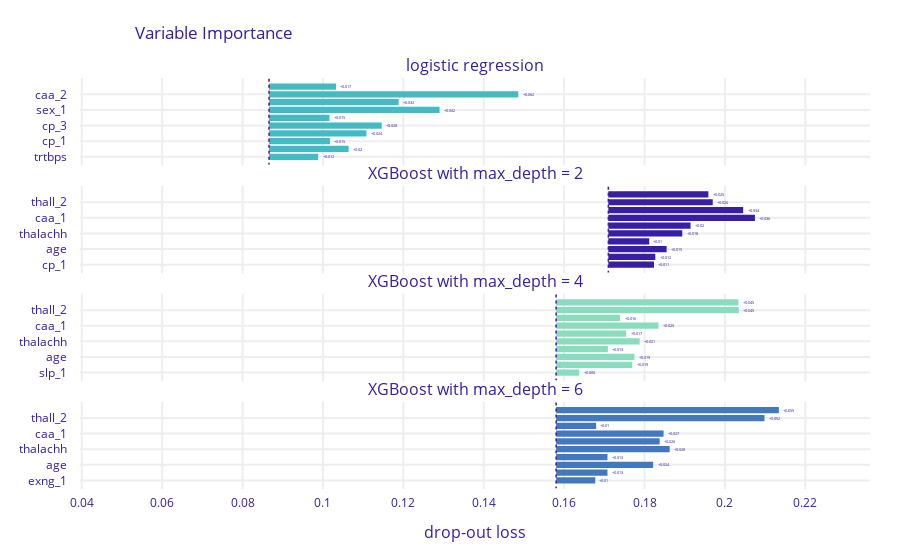

Source (notebook cell):
### Code cell
pvi_4.plot([pvi_3, pvi, pvi_2], show=False)

### Figure 1 — Plotly figure (JSON) as saved in the notebook; plotly's stock layout.template omitted (floating-point values rounded to 4 significant figures)
{"data": [{"base": 0.08658, "hoverinfo": "text", "hoverlabel": {"bgcolor": "rgba(0, 0, 0, 0.8)"}, "hovertext": ["Model: logistic regression loss after<br>variable: oldpeak is permuted: 0.103<br>Drop-out loss change: +0.017", "Model: logistic regression loss after<br>variable: caa_2 is permuted: 0.149<br>Drop-out loss change: +0.062", "Model: logistic regression loss after<br>variable: caa_1 is permuted: 0.119<br>Drop-out loss change: +0.032", "Model: logistic regression loss after<br>variable: sex_1 is permuted: 0.129<br>Drop-out loss change: +0.042", "Model: logistic regression loss after<br>variable: thalachh is permuted: 0.102<br>Drop-out loss change: +0.015", "Model: logistic regression loss after<br>variable: cp_3 is permuted: 0.115<br>Drop-out loss change: +0.028", "Model: logistic regression loss after<br>variable: cp_2 is permuted: 0.111<br>Drop-out loss change: +0.024", "Model: logistic regression loss after<br>variable: cp_1 is permuted: 0.102<br>Drop-out loss change: +0.015", "Model: logistic regression loss after<br>variable: caa_3 is permuted: 0.106<br>Drop-out loss change: +0.02", "Model: logistic regression loss after<br>variable: trtbps is permuted: 0.099<br>Drop-out loss change: +0.012"], "marker": {"color": "#46bac2"}, "orientation": "h", "showlegend": false, "text": ["+0.017", "+0.062", "+0.032", "+0.042", "+0.015", "+0.028", "+0.024", "+0.015", "+0.02", "+0.012"], "textposition": "outside", "type": "bar", "x": [0.01667, 0.06201, 0.03225, 0.04242, 0.01504, 0.02803, 0.02424, 0.01515, 0.01981, 0.01223], "xaxis": "x", "y": ["oldpeak", "caa_2", "caa_1", "sex_1", "thalachh", "cp_3", "cp_2", "cp_1", "caa_3", "trtbps"], "yaxis": "y"}, {"base": 0.171, "hoverinfo": "text", "hoverlabel": {"bgcolor": "rgba(0, 0, 0, 0.8)"}, "hovertext": ["Model: XGBoost with max_depth = 2 loss after<br>variable: oldpeak is permuted: 0.196<br>Drop-out loss change: +0.025", "Model: XGBoost with max_depth = 2 loss after<br>variable: thall_2 is permuted: 0.197<br>Drop-out loss change: +0.026", "Model: XGBoost with max_depth = 2 loss after<br>variable: caa_2 is permuted: 0.205<br>Drop-out loss change: +0.034", "Model: XGBoost with max_depth = 2 loss after<br>variable: caa_1 is permuted: 0.207<br>Drop-out loss change: +0.036", "Model: XGBoost with max_depth = 2 loss after<br>variable: sex_1 is permuted: 0.191<br>Drop-out loss change: +0.02", "Model: XGBoost with max_depth = 2 loss after<br>variable: thalachh is permuted: 0.189<br>Drop-out loss change: +0.018", "Model: XGBoost with max_depth = 2 loss after<br>variable: cp_3 is permuted: 0.181<br>Drop-out loss change: +0.01", "Model: XGBoost with max_depth = 2 loss after<br>variable: age is permuted: 0.185<br>Drop-out loss change: +0.015", "Model: XGBoost with max_depth = 2 loss after<br>variable: cp_2 is permuted: 0.183<br>Drop-out loss change: +0.012", "Model: XGBoost with max_depth = 2 loss after<br>variable: cp_1 is permuted: 0.182<br>Drop-out loss change: +0.011"], "marker": {"color": "#371ea3"}, "orientation": "h", "showlegend": false, "text": ["+0.025", "+0.026", "+0.034", "+0.036", "+0.02", "+0.018", "+0.01", "+0.015", "+0.012", "+0.011"], "textposition": "outside", "type": "bar", "x": [0.02489, 0.02597, 0.03355, 0.03647, 0.02045, 0.0184, 0.01017, 0.0145, 0.01169, 0.01136], "xaxis": "x2", "y": ["oldpeak", "thall_2", "caa_2", "caa_1", "sex_1", "thalachh", "cp_3", "age", "cp_2", "cp_1"], "yaxis": "y2"}, {"base": 0.158, "hoverinfo": "text", "hoverlabel": {"bgcolor": "rgba(0, 0, 0, 0.8)"}, "hovertext": ["Model: XGBoost with max_depth = 4 loss after<br>variable: oldpeak is permuted: 0.203<br>Drop-out loss change: +0.045", "Model: XGBoost with max_depth = 4 loss after<br>variable: thall_2 is permuted: 0.203<br>Drop-out loss change: +0.045", "Model: XGBoost with max_depth = 4 loss after<br>variable: caa_2 is permuted: 0.174<br>Drop-out loss change: +0.016", "Model: XGBoost with max_depth = 4 loss after<br>variable: caa_1 is permuted: 0.183<br>Drop-out loss change: +0.025", "Model: XGBoost with max_depth = 4 loss after<br>variable: sex_1 is permuted: 0.175<br>Drop-out loss change: +0.017", "Model: XGBoost with max_depth = 4 loss after<br>variable: thalachh is permuted: 0.179<br>Drop-out loss change: +0.021", "Model: XGBoost with max_depth = 4 loss after<br>variable: cp_3 is permuted: 0.171<br>Drop-out loss change: +0.013", "Model: XGBoost with max_depth = 4 loss after<br>variable: age is permuted: 0.177<br>Drop-out loss change: +0.019", "Model: XGBoost with max_depth = 4 loss after<br>variable: cp_2 is permuted: 0.177<br>Drop-out loss change: +0.019", "Model: XGBoost with max_depth = 4 loss after<br>variable: slp_1 is permuted: 0.164<br>Drop-out loss change: +0.006"], "marker": {"color": "#8bdcbe"}, "orientation": "h", "showlegend": false, "text": ["+0.045", "+0.045", "+0.016", "+0.025", "+0.017", "+0.021", "+0.013", "+0.019", "+0.019", "+0.006"], "textposition": "outside", "type": "bar", "x": [0.04535, 0.04545, 0.01591, 0.02543, 0.01742, 0.02078, 0.01288, 0.01948, 0.01894, 0.005736], "xaxis": "x3", "y": ["oldpeak", "thall_2", "caa_2", "caa_1", "sex_1", "thalachh", "cp_3", "age", "cp_2", "slp_1"], "yaxis": "y3"}, {"base": 0.158, "hoverinfo": "text", "hoverlabel": {"bgcolor": "rgba(0, 0, 0, 0.8)"}, "hovertext": ["Model: XGBoost with max_depth = 6 loss after<br>variable: oldpeak is permuted: 0.213<br>Drop-out loss change: +0.055", "Model: XGBoost with max_depth = 6 loss after<br>variable: thall_2 is permuted: 0.21<br>Drop-out loss change: +0.052", "Model: XGBoost with max_depth = 6 loss after<br>variable: caa_2 is permuted: 0.168<br>Drop-out loss change: +0.01", "Model: XGBoost with max_depth = 6 loss after<br>variable: caa_1 is permuted: 0.185<br>Drop-out loss change: +0.027", "Model: XGBoost with max_depth = 6 loss after<br>variable: sex_1 is permuted: 0.184<br>Drop-out loss change: +0.026", "Model: XGBoost with max_depth = 6 loss after<br>variable: thalachh is permuted: 0.186<br>Drop-out loss change: +0.028", "Model: XGBoost with max_depth = 6 loss after<br>variable: cp_3 is permuted: 0.171<br>Drop-out loss change: +0.013", "Model: XGBoost with max_depth = 6 loss after<br>variable: age is permuted: 0.182<br>Drop-out loss change: +0.024", "Model: XGBoost with max_depth = 6 loss after<br>variable: slp_1 is permuted: 0.171<br>Drop-out loss change: +0.013", "Model: XGBoost with max_depth = 6 loss after<br>variable: exng_1 is permuted: 0.168<br>Drop-out loss change: +0.01"], "marker": {"color": "#4378bf"}, "orientation": "h", "showlegend": false, "text": ["+0.055", "+0.052", "+0.01", "+0.027", "+0.026", "+0.028", "+0.013", "+0.024", "+0.013", "+0.01"], "textposition": "outside", "type": "bar", "x": [0.05541, 0.05184, 0.009957, 0.02673, 0.02576, 0.02825, 0.01277, 0.02413, 0.01277, 0.00974], "xaxis": "x4", "y": ["oldpeak", "thall_2", "caa_2", "caa_1", "sex_1", "thalachh", "cp_3", "age", "slp_1", "exng_1"], "yaxis": "y4"}], "layout": {"annotations": [{"font": {"size": 16}, "showarrow": false, "text": "logistic regression", "x": 0.5, "xanchor": "center", "xref": "paper", "y": 1, "yanchor": "bottom", "yref": "paper"}, {"font": {"size": 16}, "showarrow": false, "text": "XGBoost with max_depth = 2", "x": 0.5, "xanchor": "center", "xref": "paper", "y": 0.7375, "yanchor": "bottom", "yref": "paper"}, {"font": {"size": 16}, "showarrow": false, "text": "XGBoost with max_depth = 4", "x": 0.5, "xanchor": "center", "xref": "paper", "y": 0.475, "yanchor": "bottom", "yref": "paper"}, {"font": {"size": 16}, "showarrow": false, "text": "XGBoost with max_depth = 6", "x": 0.5, "xanchor": "center", "xref": "paper", "y": 0.2125, "yanchor": "bottom", "yref": "paper"}, {"font": {"size": 16}, "showarrow": false, "text": "drop-out loss", "x": 0.5, "xanchor": "center", "xref": "paper", "y": 0, "yanchor": "top", "yref": "paper", "yshift": -30}], "autosize": true, "font": {"color": "#371ea3"}, "margin": {"b": 71, "r": 30, "t": 78}, "shapes": [{"line": {"color": "#371ea3", "dash": "dot", "width": 1.5}, "type": "line", "x0": 0.08658, "x1": 0.08658, "xref": "x", "y0": -1, "y1": 10, "yref": "y"}, {"line": {"color": "#371ea3", "dash": "dot", "width": 1.5}, "type": "line", "x0": 0.171, "x1": 0.171, "xref": "x2", "y0": -1, "y1": 10, "yref": "y2"}, {"line": {"color": "#371ea3", "dash": "dot", "width": 1.5}, "type": "line", "x0": 0.158, "x1": 0.158, "xref": "x3", "y0": -1, "y1": 10, "yref": "y3"}, {"line": {"color": "#371ea3", "dash": "dot", "width": 1.5}, "type": "line", "x0": 0.158, "x1": 0.158, "xref": "x4", "y0": -1, "y1": 10, "yref": "y4"}], "title": {"text": "Variable Importance", "x": 0.15}, "xaxis": {"anchor": "y", "automargin": true, "domain": [0, 1], "fixedrange": true, "gridwidth": 2, "matches": "x4", "range": [0.03955, 0.2361], "showticklabels": false, "tickcolor": "white", "ticklen": 3, "ticks": "outside", "type": "linear", "zeroline": false}, "xaxis2": {"anchor": "y2", "automargin": true, "domain": [0, 1], "fixedrange": true, "gridwidth": 2, "matches": "x4", "range": [0.03955, 0.2361], "showticklabels": false, "tickcolor": "white", "ticklen": 3, "ticks": "outside", "type": "linear", "zeroline": false}, "xaxis3": {"anchor": "y3", "automargin": true, "domain": [0, 1], "fixedrange": true, "gridwidth": 2, "matches": "x4", "range": [0.03955, 0.2361], "showticklabels": false, "tickcolor": "white", "ticklen": 3, "ticks": "outside", "type": "linear", "zeroline": false}, "xaxis4": {"anchor": "y4", "automargin": true, "domain": [0, 1], "fixedrange": true, "gridwidth": 2, "range": [0.03955, 0.2361], "tickcolor": "white", "ticklen": 3, "ticks": "outside", "type": "linear", "zeroline": false}, "yaxis": {"anchor": "x", "automargin": true, "autorange": true, "domain": [0.7875, 1], "fixedrange": true, "gridwidth": 2, "range": [10.03, -1.034], "tickcolor": "white", "ticklen": 10, "ticks": "outside", "type": "category"}, "yaxis2": {"anchor": "x2", "automargin": true, "autorange": true, "domain": [0.525, 0.7375], "fixedrange": true, "gridwidth": 2, "range": [10.03, -1.034], "tickcolor": "white", "ticklen": 10, "ticks": "outside", "type": "category"}, "yaxis3": {"anchor": "x3", "automargin": true, "autorange": true, "domain": [0.2625, 0.475], "fixedrange": true, "gridwidth": 2, "range": [10.03, -1.034], "tickcolor": "white", "ticklen": 10, "ticks": "outside", "type": "category"}, "yaxis4": {"anchor": "x4", "automargin": true, "autorange": true, "domain": [0, 0.2125], "fixedrange": true, "gridwidth": 2, "range": [10.03, -1.034], "tickcolor": "white", "ticklen": 10, "ticks": "outside", "type": "category"}}}
